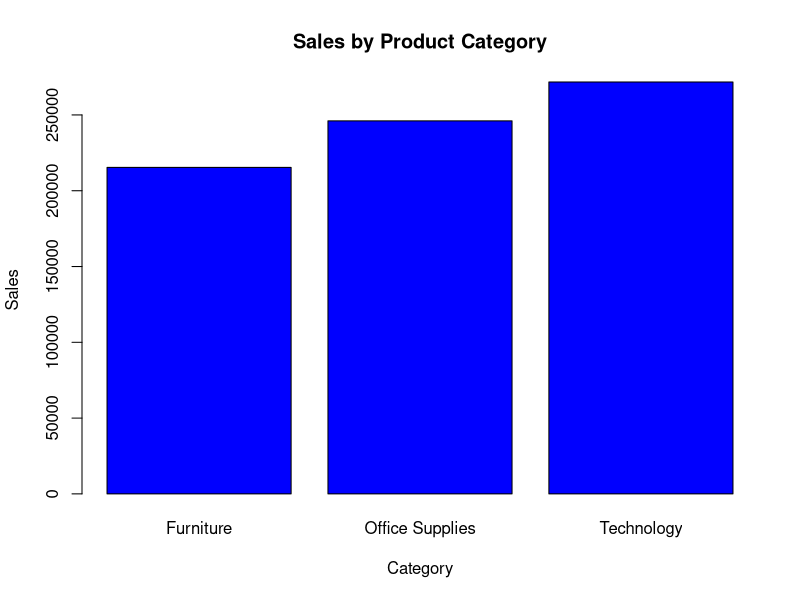
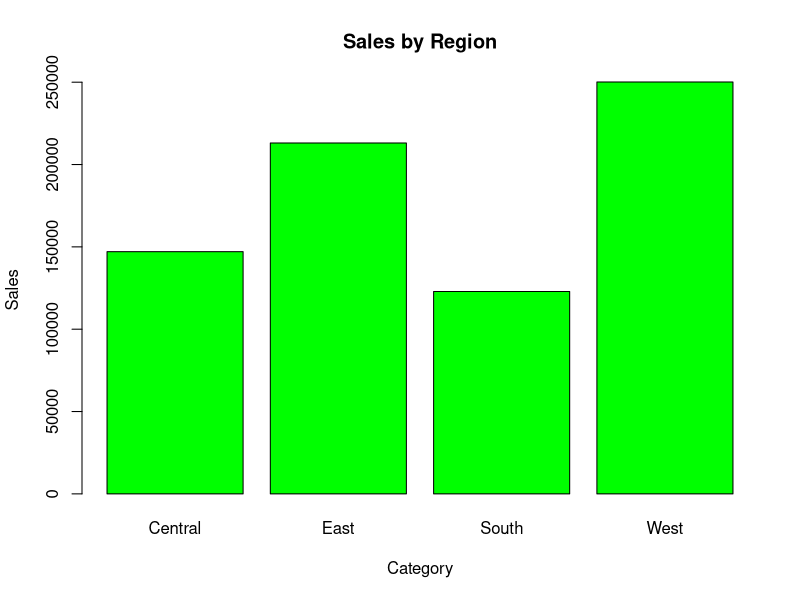
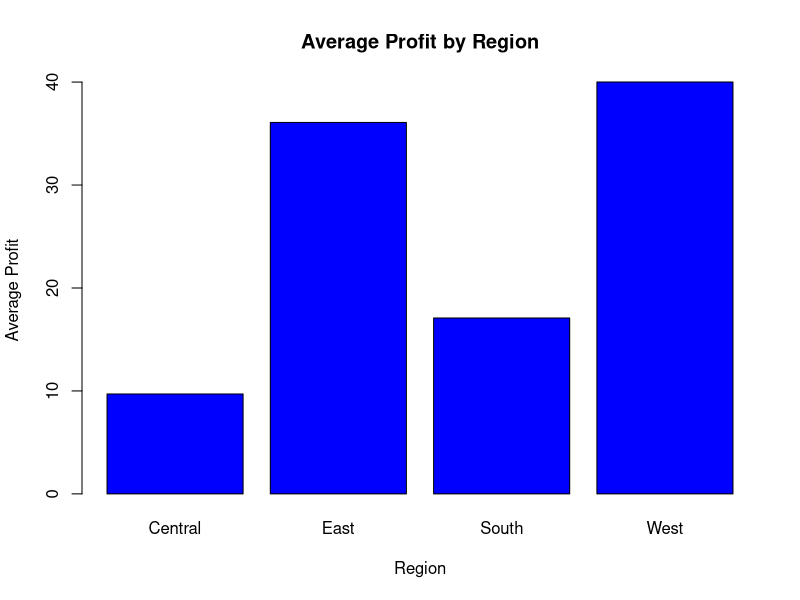
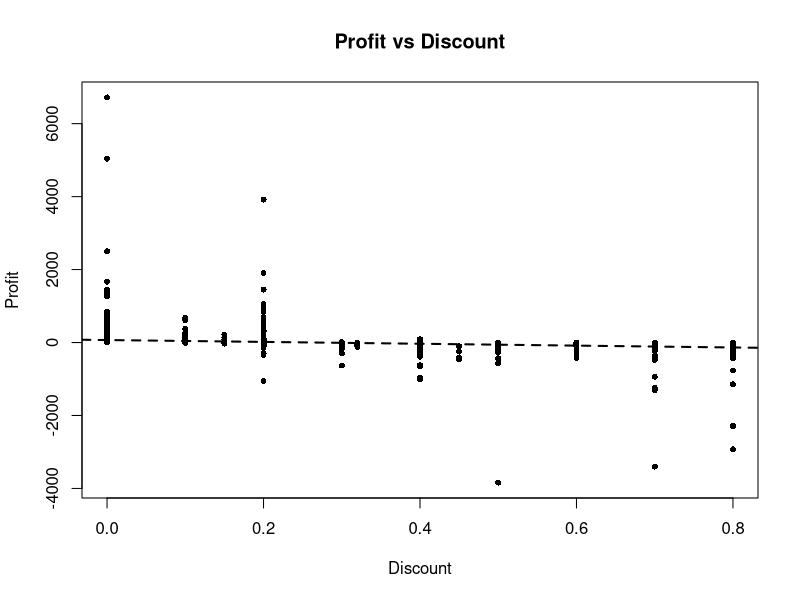
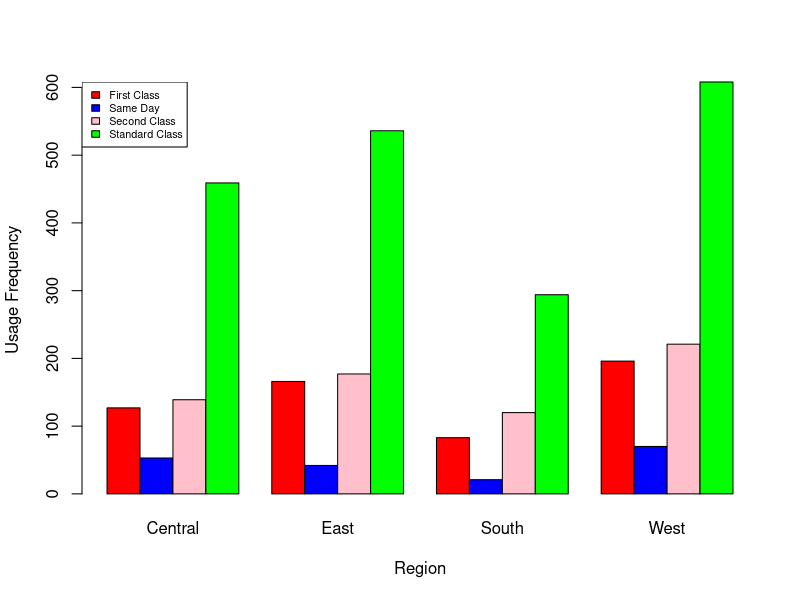
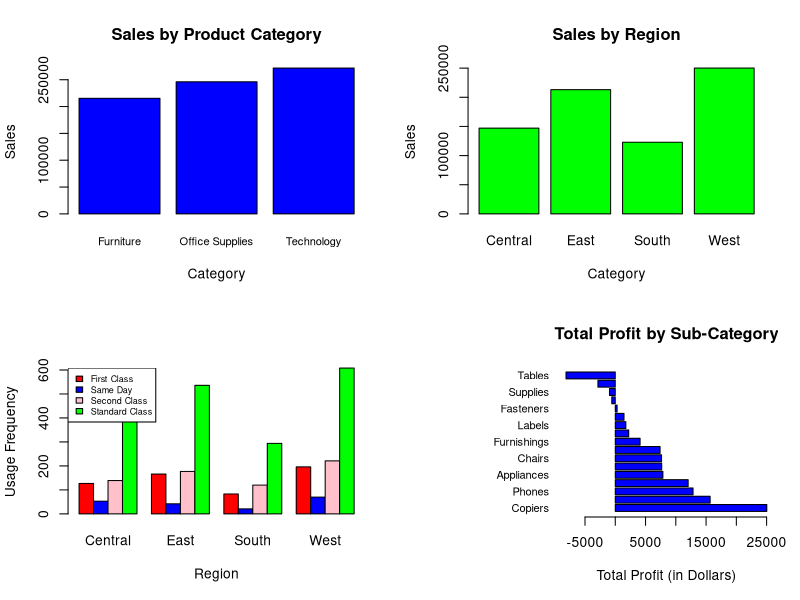
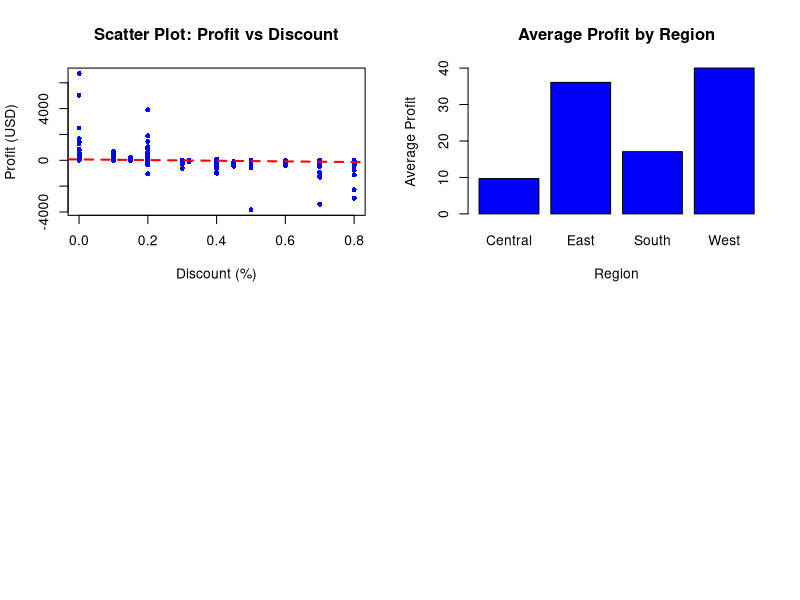

Generate these figures, in order, with R:
#Load Data
data <- read.csv("US  E-commerce records 2020_YC.csv", header = TRUE)

#Load Required Libraries
library(psych)
install.packages(nnet)
library(nnet)

# --------------------------------------------------------------------------------
# Question 1: Analyze Sales by Category and Region
# --------------------------------------------------------------------------------

# Fit the linear regression model
q1.model <- lm(Sales ~ Category + Region, data = data)

# Display the model results
summary(q1.model)


# --- Visualizations: Sales Analysis ---

# 1. Total Sales by Product Category
plot_one = aggregate(Sales~Category, data = data, sum)

barplot(
  plot_one$Sales, 
  names.arg = plot_one$Category, 
  col = "blue", 
  xlab = "Category", 
  ylab = "Sales", 
  main = "Sales by Product Category", 
)

dev.off()


# 2. Total Sales by Region
plot_two = aggregate(Sales~Region, data = data, sum)

barplot(
  plot_two$Sales, 
  names.arg = plot_two$Region, 
  col = "green", 
  xlab = "Category", 
  ylab = "Sales", 
  main = "Sales by Region", 
  
)

dev.off()


# --------------------------------------------------------------------------------
# Question 2: Impact of Variables on Sales
# --------------------------------------------------------------------------------

##---linear regression model----------
q2.model <- lm(Sales ~ Ship.Mode + Segment + Sub.Category + Quantity + Discount, data = data)

###-------Display the results--------------
summary(q2.model)

# --------------------------------------------------------------------------------
# Question 3: Profit Analysis by Region
# --------------------------------------------------------------------------------

# Fit the linear regression model for Profit by Region
q3.model <- lm(Profit ~ Region, data = data)

###-------View Results--------------
summary(q3.model)

# Calculate the mean profit for each region using the aggregate
mean_profit <- aggregate(Profit ~ Region, data = data, mean)

# --- Visualizations: Profit Analysis ---

# Barplot for Average Profit by Region

barplot(mean_profit$Profit,
        names.arg = mean_profit$Region,
        main = "Average Profit by Region",
        xlab = "Region",
        ylab = "Average Profit",
        col = "blue")
# --------------------------------------------------------------------------------
# Question 4: Analyzing the Relationship Between Profit and Discount
# --------------------------------------------------------------------------------

# Create the linear regression model
q4.model <- lm(Profit ~ Discount, data = data)

# Summarize the model to view results
summary(q4.model)

# Interpretation:
# The p-value is < 0.05, allowing us to accept the alternative hypothesis.
# This means there is a significant association between Profit and Discount.

# --- Visualization: Scatter Plot of Profit vs Discount ---

plot(data$Discount, data$Profit, 
     data=data,
     xlab="Discount", 
     ylab="Profit", 
     main = "Profit vs Discount", 
     cex=0.8, 
     pch=16) 

# Add regression line to the scatter plot
fit = lm(Profit~Discount, data=data) 
abline(fit,lty=2, lwd=2) 

dev.off()

###############################################################################

#-------------------------------------------------
# Advanced Analysis
#-------------------------------------------------


#regression analysis of ship mode by segment 
model1 = multinom(data$Ship.Mode~data$Segment, data = data)

summary(model1)

#stored the coefficients of the summary for model1 in variable named coefficients
coefficients = summary(model1)$coefficients
coefficients

##stored the standard errors of the summary for model1 in variable named standarderrors
standarderrors = summary(model1)$standard.errors 
standarderrors

#calculated the z-values for model1
z_scores = coefficients / standarderrors

#used the z-values to calculate the p-values for the multinomial regression in model1
p_values <- 2 * (1 - pnorm(abs(z_scores)))
p_values


#regression analysis of ship mode by region  
model2 = multinom(data$Ship.Mode~data$Region, data = data)
summary(model2)

#stored the coefficients of the summary for model2 in variable named coefficients2
coefficients2 = summary(model2)$coefficients
coefficients2

#stored the standarderrors of the summary for model2 in variable named standarderrors2
standarderrors2 = summary(model2)$standard.errors 
standarderrors2

#calculated the z-values for model2
z_scores2 = coefficients2 / standarderrors2

#used the z-values to calcualte the p-values for model2
p_values2 <- 2 * (1 - pnorm(abs(z_scores2)))
p_values2

#conducted a chi sq test to verify the regerssion results for model2
model3table = table(data$Ship.Mode,factor(data$Region))
model3table
#displays the p-value for the chisq test of ship mode and region
chisq.test(model3table)


#barplot visualizes the usage frequency of ship mode by region
mycolors = c('red','blue','pink','green')

barplot(model3table,beside = TRUE,
        xlab = "Region",
        ylab = "Usage Frequency",
        col = mycolors)
legend("topleft",legend =c("First Class","Same Day","Second Class","Standard Class") ,cex = .65,fill =mycolors )







######---Create Visualization PDF--------###########


pdf("EcommercePlots.pdf")
par(mfrow = c(2,2))

#-----Total Sales by Product Category
plot_one = aggregate(Sales~Category, data = data, sum)

barplot(
  plot_one$Sales, 
  names.arg = plot_one$Category, 
  col = "blue", 
  xlab = "Category", 
  ylab = "Sales", 
  main = "Sales by Product Category", 
  cex.names=.8
)

#---Total Sales by Region
plot_two = aggregate(Sales~Region, data = data, sum)

barplot(
  plot_two$Sales, 
  names.arg = plot_two$Region, 
  col = "green", 
  xlab = "Category", 
  ylab = "Sales", 
  main = "Sales by Region", 
  
)



#---barplot visualizes the usage frequency of ship mode by region
mycolors = c('red','blue','pink','green')

barplot(model3table,beside = TRUE,
        xlab = "Region",
        ylab = "Usage Frequency",
        col = mycolors)
legend("topleft",legend =c("First Class","Same Day","Second Class","Standard Class") ,cex = .65,fill =mycolors )




#---Total Profit by Sub-Catgeory 


profit_by_subcategory <- aggregate(Profit ~ Sub.Category, data = data, sum)

#Sort the data
profit_by_subcategory <- profit_by_subcategory[order(profit_by_subcategory$Profit, decreasing = TRUE), ]

par(mar = c(5, 10, 4, 2))  # Adjust margins for label visibility


barplot(profit_by_subcategory$Profit,
        names.arg = profit_by_subcategory$Sub.Category,
        main = "Total Profit by Sub-Category",
        xlab = "Total Profit (in Dollars)",
        horiz = TRUE,
        col = "blue",
        las = 1,  # Horizontal y-axis labels
        cex.names = 0.8  #Smaller text for labels
)


dev.off()



#-------------------------------##############
#Data Analysis Visualization PDF
#-------------------------------------##########

pdf("AnalysisPlots.pdf")
par(mfrow = c(2,2))


# ----------------------------------------------------
# Scatter Plot: Profit vs Discount with Regression Line
# ----------------------------------------------------

# Scatter plot to visualize the relationship between Discount and Profit
plot(data$Discount, data$Profit, 
     xlab = "Discount (%)", 
     ylab = "Profit (USD)", 
     main = "Scatter Plot: Profit vs Discount", 
     pch = 16, col = "blue", 
     cex = 0.8)  # Adjust point size for clarity

profit_discount_model <- lm(Profit ~ Discount, data = data)

abline(profit_discount_model, col = "red", lwd = 2, lty = 2) 

summary(profit_discount_model)


# ----------------------------------------------------
#---- Barplot for testing the effect of region on Average Profit
# ----------------------------------------------------

barplot(mean_profit$Profit,
        names.arg = mean_profit$Region,
        main = "Average Profit by Region",
        xlab = "Region",
        ylab = "Average Profit",
        col = "blue")
#______________________________________





dev.off()
